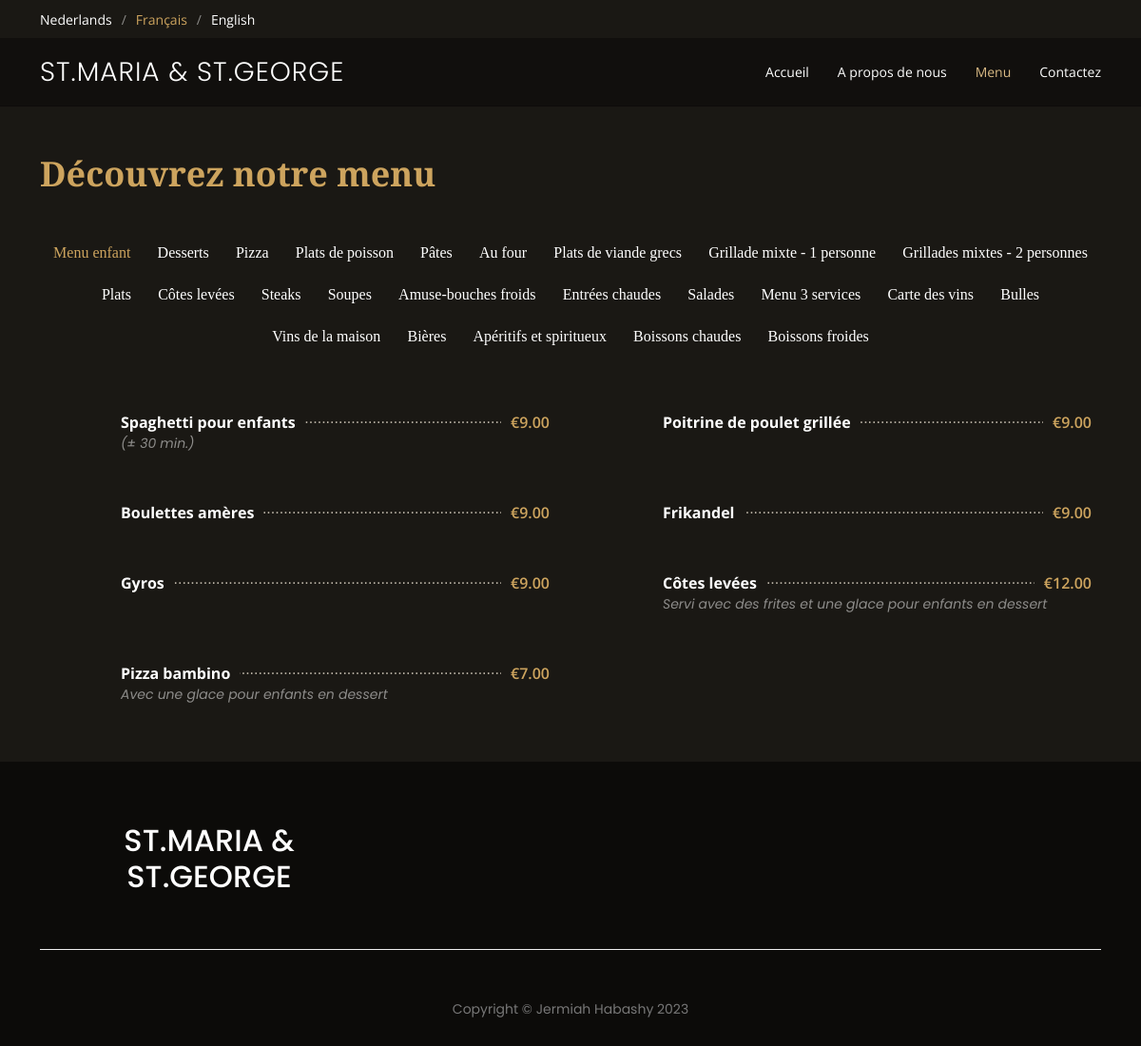
Screenshot of /menu_fr with the database file from the repository.
### flaskapp.py (models this page shows)
class CategoryFR(db.Model):
	cat_id = db.Column(db.Integer, primary_key=True)
	name = db.Column(db.String(250), nullable=False)
	foods = db.relationship("FoodFR", backref="categoryFR")

class FoodFR(db.Model):
	id = db.Column(db.Integer, primary_key=True)
	name = db.Column(db.String(250), nullable=False)
	description = db.Column(db.String(250), nullable=True)
	price = db.Column(db.DECIMAL(5, 2), nullable=True)
	cat_id = db.Column(db.Integer, db.ForeignKey("categoryFR.cat_id"))

### flaskapp.py (the view)
@app.route('/menu_fr')
def menu_fr():
	return flask.render_template("menuFR.html",
								 all_cat=db.session.query(CategoryFR).all(),
								 food_list=db.session.query(FoodFR))

### templates/menuFR.html (shortened to what this page needs)
<!DOCTYPE html>
<html lang="en">
<head>
    <link rel="stylesheet" type="text/css" href="https://cdn.plyr.io/3.6.8/plyr.css" media="all">
    <link href="../static/assets/vendor/animate.css/animate.min.css" rel="stylesheet">
    <link href="../static/assets/vendor/aos/aos.css" rel="stylesheet">
    <link href="../static/assets/vendor/bootstrap/css/bootstrap.min.css" rel="stylesheet">
    <link href="../static/assets/vendor/bootstrap-icons/bootstrap-icons.css" rel="stylesheet">
    <link href="../static/assets/vendor/boxicons/css/boxicons.min.css" rel="stylesheet">
    <link href="../static/assets/vendor/glightbox/css/glightbox.min.css" rel="stylesheet">
    <link href="../static/assets/vendor/swiper/swiper-bundle.min.css" rel="stylesheet">
    <link href="../static/assets/css/style.css" rel="stylesheet">
<body>
<div id="topbar" class="d-flex align-items-center fixed-top">
    <div class="container d-flex justify-content-center justify-content-md-between">
        <div class="languages d-flex align-items-center">
            <ul>
                <li><a href="{{url_for('menu_nl')}}">Nederlands</a></li>
                <li>Français</li>
                <li><a href="{{url_for('menu_eng')}}">English</a></li>
            </ul>
        </div>
    </div>
</div>
<header id="header" class="fixed-top d-flex align-items-center">
		<div class="container">
		<div class="row row-cols-1">
    <div class="container-fluid container-xl d-flex align-items-center justify-content-lg-between">
        <h1 class="logo me-auto me-lg-0"><a href="{{url_for('fr')}}">St.Maria &amp; St.George</a></h1>
        <nav id="navbar" class="navbar order-last order-lg-0">
            <ul>
                <li><a class="nav-link scrollto" href="{{url_for('fr')}}#hero">Accueil</a></li>
                <li><a class="nav-link scrollto" href="{{url_for('fr')}}#about">A propos de nous</a></li>
                <li><a class="nav-link scrollto active" href="{{url_for('menu_fr')}}">Menu</a></li>
                <li><a class="nav-link scrollto" href="{{url_for('fr')}}#contact">Contactez</a></li>
            </ul>
        </nav>
			</div>
		</div>
    </div>
</header>
<main id="main">
    <section id="menu" class="menu section-bg">
        <div class="container pt-5" data-aos="fade-up">
            <div class="section-title pt-5">
                <p>Découvrez notre menu</p>
            </div>
            <div class="row" data-aos="fade-up" data-aos-delay="100">
                <div class="col-lg-12 d-flex justify-content-center">
                    <ul id="menu-filters">
                        {% for cat in all_cat %}
                            <li data-filter=".filter-{{cat.name.replace(' ', '-').replace('&','-')}}" class="">{{cat.name}}</li>
                        {% endfor %}
                    </ul>
                </div>
            </div>
            <div class="row menu-container" data-aos="fade-up" data-aos-delay="200">
                {% for cat in all_cat %}
                {% set food_list = food_list.filter_by(cat_id=cat.cat_id).all() %}
                {% for food_item in food_list %}
                    <div class="col-lg-6 menu-item filter-{{cat.name.replace(' ', '-').replace('&','-')}}">
                        <div class="menu-content">
                                <a href="#">{{food_item.name}}</a>
	                        {% if food_item.price %}
		                        <span>€{{food_item.price}}</span>
	                        {% endif %}
                        </div>
                        <div class="menu-ingredients">
                            {% if food_item.description %}
                                {{food_item.description}}
                            {% endif %}
                        </div>
                    </div>
                    {% endfor %}
                {% endfor %}
            </div>
        </div>
    </section>
</main>
{% include "footer.html" %}

### static/assets/css/style.css (style rules this page uses)
body { font-family: "Open Sans", sans-serif; background: #0c0b09; color: #fff; }
a { color: #cda45e; text-decoration: none; }
#topbar { height: 40px; font-size: 14px; transition: all 0.5s; z-index: 996; }
#topbar .languages ul { display: flex; flex-wrap: wrap; list-style: none; padding: 0; margin: 0; color: #cda45e; }
#topbar .languages ul a { color: white; }
#topbar .languages ul li + li { padding-left: 10px; }
#topbar .languages ul li + li::before { display: inline-block; padding-right: 10px; color: rgba(255, 255, 255, 0.5); content: "/"; }
#header { background: rgba(12, 11, 9, 0.6); border-bottom: 1px solid rgba(12, 11, 9, 0.6); transition: all 0.5s; z-index: 997; padding: 15px 0; top: 40px; }
#header .logo { font-size: 28px; margin: 0; padding: 0; line-height: 1; font-weight: 300; letter-spacing: 1px; text-transform: uppercase; font-family: "Poppins", sans-serif; }
#header .logo a { color: #fff; }
.navbar { padding: 0; }
.navbar ul { margin: 0; padding: 0; display: flex; list-style: none; align-items: center; }
.navbar li { position: relative; }
.navbar a, .navbar a:focus { display: flex; align-items: center; justify-content: space-between; padding: 10px 0 10px 30px; color: #fff; white-space: nowrap; transition: 0.3s; font-size: 14px; }
.navbar a:hover, .navbar .active, .navbar .active:focus, .navbar li:hover > a { color: #d9ba85; }
section { padding: 60px 0; overflow: hidden; }
.section-bg { background-color: #1a1814; }
.section-title { padding-bottom: 40px; }
.section-title p { margin: 0; margin: 0; font-size: 36px; font-weight: 700; font-family: "Playfair Display", serif; color: #cda45e; }
.menu #menu-filters { padding: 0; margin: 0 auto 0 auto; list-style: none; text-align: center; border-radius: 50px; }
.menu #menu-filters li { cursor: pointer; display: inline-block; padding: 8px 12px 10px 12px; font-size: 16px; font-weight: 500; line-height: 1; color: #fff; margin-bottom: 10px; transition: all ease-in-out 0.3s; border-radius: 50px; font-family: "Playfair Display", serif; }
.menu #menu-filters li:hover, .menu #menu-filters li.filter-active { color: #cda45e; }
.menu #menu-filters li:last-child { margin-right: 0; }
.menu .menu-item { margin-top: 50px; }
.menu .menu-content { margin-left: 85px; overflow: hidden; display: flex; justify-content: space-between; position: relative; }
.menu .menu-content::after { content: "......................................................................" "...................................................................." "...................................................................."; position: absolute; left: 20px; right: 0; top: -4px; z-index: 1; color: #bab3a6; font-family: Arial, "Helvetica Neue", Helvetica, sans-serif; }
.menu .menu-content a { padding-right: 10px; background: #1a1814; position: relative; z-index: 3; font-weight: 700; color: white; transition: 0.3s; }
.menu .menu-content span { background: #1a1814; position: relative; z-index: 3; padding: 0 10px; font-weight: 600; color: #cda45e; }
.menu .menu-ingredients { margin-left: 85px; font-style: italic; font-size: 14px; font-family: "Poppins", sans-serif; color: rgba(255, 255, 255, 0.5); }

### rows the page displays
CategoryFR: name "Menu enfant"
CategoryFR: name "Desserts"
CategoryFR: name "Pizza"
CategoryFR: name "Plats de poisson"
CategoryFR: name "Pâtes"
CategoryFR: name "Au four"
CategoryFR: name "Plats de viande grecs"
CategoryFR: name "Grillade mixte - 1 personne"
CategoryFR: name "Grillades mixtes - 2 personnes"
CategoryFR: name "Plats"
CategoryFR: name "Côtes levées"
CategoryFR: name "Steaks"
CategoryFR: name "Soupes"
CategoryFR: name "Amuse-bouches froids"
CategoryFR: name "Entrées chaudes"
CategoryFR: name "Salades"
CategoryFR: name "Menu 3 services"
CategoryFR: name "Carte des vins"
CategoryFR: name "Bulles"
CategoryFR: name "Vins de la maison"
CategoryFR: name "Bières"
CategoryFR: name "Apéritifs et spiritueux"
CategoryFR: name "Boissons chaudes"
CategoryFR: name "Boissons froides"
FoodFR: name "Spaghetti pour enfants", price "9.00", description "(± 30 min.)"
FoodFR: name "Poitrine de poulet grillée", price "9.00"
FoodFR: name "Boulettes amères", price "9.00"
FoodFR: name "Frikandel", price "9.00"
FoodFR: name "Gyros", price "9.00"
FoodFR: name "Côtes levées", price "12.00", description "Servi avec des frites et une glace pour enfants en dessert"
FoodFR: name "Pizza bambino", price "7.00", description "Avec une glace pour enfants en dessert"
